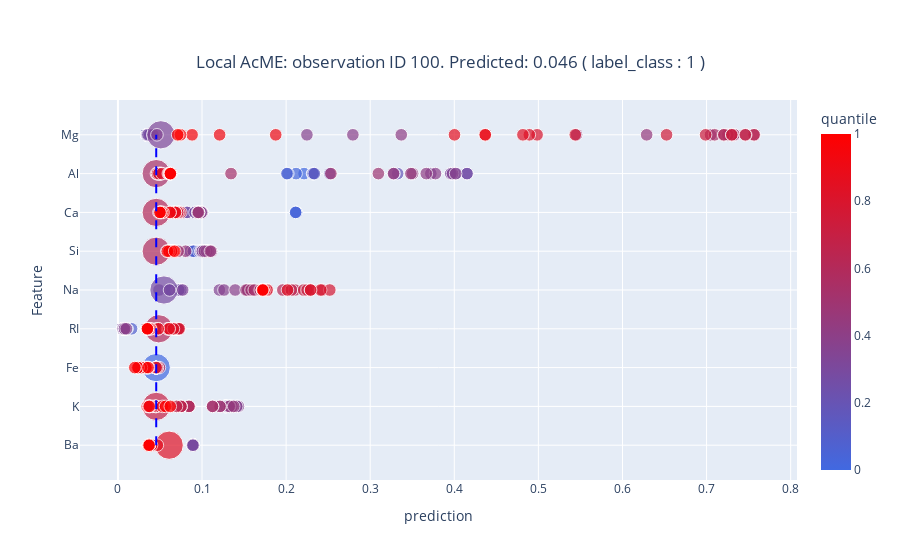

Here is the notebook cell this chart was saved with:
### Code cell
local_acme.summary_plot(local=True)

### Figure 1 — Plotly figure (JSON) as saved in the notebook; plotly's stock layout.template omitted (floating-point values rounded to 4 significant figures; data arrays with more than 128 entries replaced by an {"elided": "..."} marker saying what was removed)
{"data": [{"customdata": {"elided": "450x1 float values"}, "hovertemplate": "prediction=%{x}<br>Feature=%{y}<br>size=%{marker.size}<br>original=%{customdata[0]}<br>quantile=%{marker.color}<extra></extra>", "legendgroup": "", "marker": {"color": {"elided": "450 float values"}, "coloraxis": "coloraxis", "size": {"elided": "450 float values"}, "sizemode": "area", "sizeref": 0.0025, "symbol": "circle"}, "mode": "markers", "name": "", "orientation": "h", "showlegend": false, "type": "scatter", "x": {"elided": "450 float values"}, "xaxis": "x", "y": {"elided": "450 str values"}, "yaxis": "y"}], "layout": {"coloraxis": {"colorbar": {"title": {"text": "quantile"}}, "colorscale": [[0, "royalblue"], [1, "red"]]}, "legend": {"itemsizing": "constant", "tracegroupgap": 0}, "shapes": [{"line": {"color": "blue", "dash": "dash", "width": 2}, "type": "line", "x0": 0.04554, "x1": 0.04554, "y0": "Ba", "y1": "Mg"}], "title": {"text": "Local AcME: observation ID 100. Predicted: 0.046 ( label_class : 1 )", "x": 0.5, "xanchor": "center", "y": 0.9, "yanchor": "top"}, "xaxis": {"anchor": "y", "domain": [0, 1], "title": {"text": "prediction"}}, "yaxis": {"anchor": "x", "domain": [0, 1], "title": {"text": "Feature"}}}}
